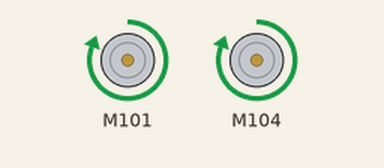
Simulated run of this sketch. Board: Arduino Uno, built with avr-gcc and run on an emulated ATmega328P. On the bench: 2 × DC motor (green arrow = forward, orange = backward, longer = faster).

Above: at 1.0 s.
Timing chart, 0 to 3.0 s (numbered marks = the images above):
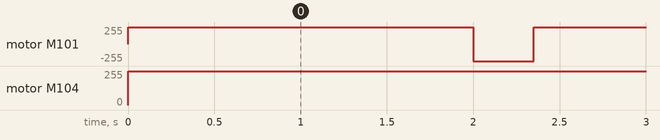

Measured:
- by itself, motor M101: alternates forward 255/255 for 2.0 s and backward 255/255 for 0.35 s
- by itself, motor M104: stopped → forward 255/255 at 0.00 s

The sketch:

CG_Bot_Pattern_Design_Square.ino
```cpp
#include <MotorDriver.h>                  // Motor driver library
int i;                                                   // ‘i’ variable
MotorDriver m;
void setup()
{
}
void loop()
{
  for (i = 1; i <= 4; i++) {                    // loop repeat till four times.
    m.motor(1,FORWARD,255);       //Move forward
    m.motor(4,FORWARD,255);
    delay(2000);
    m.motor(1,BACKWARD,255);     // Take 90 degree turn
    m.motor(4,FORWARD,255);
    delay(350);
  }

}
```
